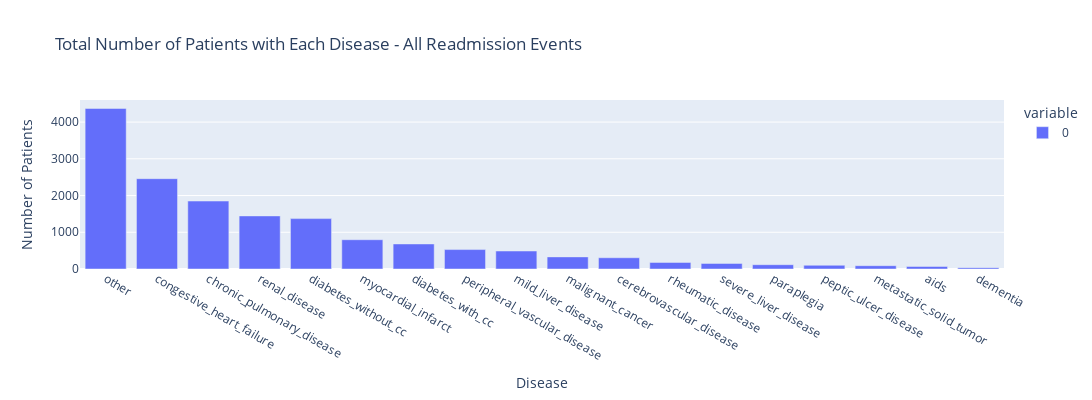

Notebook code cell kept with this figure:
### Code cell
disease_counts = disease_df.sum().sort_values(ascending=False)

px.bar(disease_counts,
    title='Total Number of Patients with Each Disease - All Readmission Events',
    labels={'index': 'Disease', 'value': 'Number of Patients'},
    width=1200,
    height=400
).update_layout(xaxis_title='Disease', yaxis_title='Number of Patients').show()

### Figure 1 — Plotly figure (JSON) as saved in the notebook; plotly's stock layout.template omitted (floating-point values rounded to 4 significant figures)
{"data": [{"hovertemplate": "variable=0<br>Disease=%{x}<br>Number of Patients=%{y}<extra></extra>", "legendgroup": "0", "marker": {"color": "#636efa", "pattern": {"shape": ""}}, "name": "0", "orientation": "v", "showlegend": true, "textposition": "auto", "type": "bar", "x": ["other", "congestive_heart_failure", "chronic_pulmonary_disease", "renal_disease", "diabetes_without_cc", "myocardial_infarct", "diabetes_with_cc", "peripheral_vascular_disease", "mild_liver_disease", "malignant_cancer", "cerebrovascular_disease", "rheumatic_disease", "severe_liver_disease", "paraplegia", "peptic_ulcer_disease", "metastatic_solid_tumor", "aids", "dementia"], "xaxis": "x", "y": [4371, 2459, 1850, 1445, 1372, 797, 682, 529, 490, 330, 306, 179, 152, 117, 101, 90, 69, 37], "yaxis": "y"}], "layout": {"barmode": "relative", "height": 400, "legend": {"title": {"text": "variable"}, "tracegroupgap": 0}, "title": {"text": "Total Number of Patients with Each Disease - All Readmission Events"}, "width": 1200, "xaxis": {"anchor": "y", "domain": [0, 1], "title": {"text": "Disease"}}, "yaxis": {"anchor": "x", "domain": [0, 1], "title": {"text": "Number of Patients"}}}}
